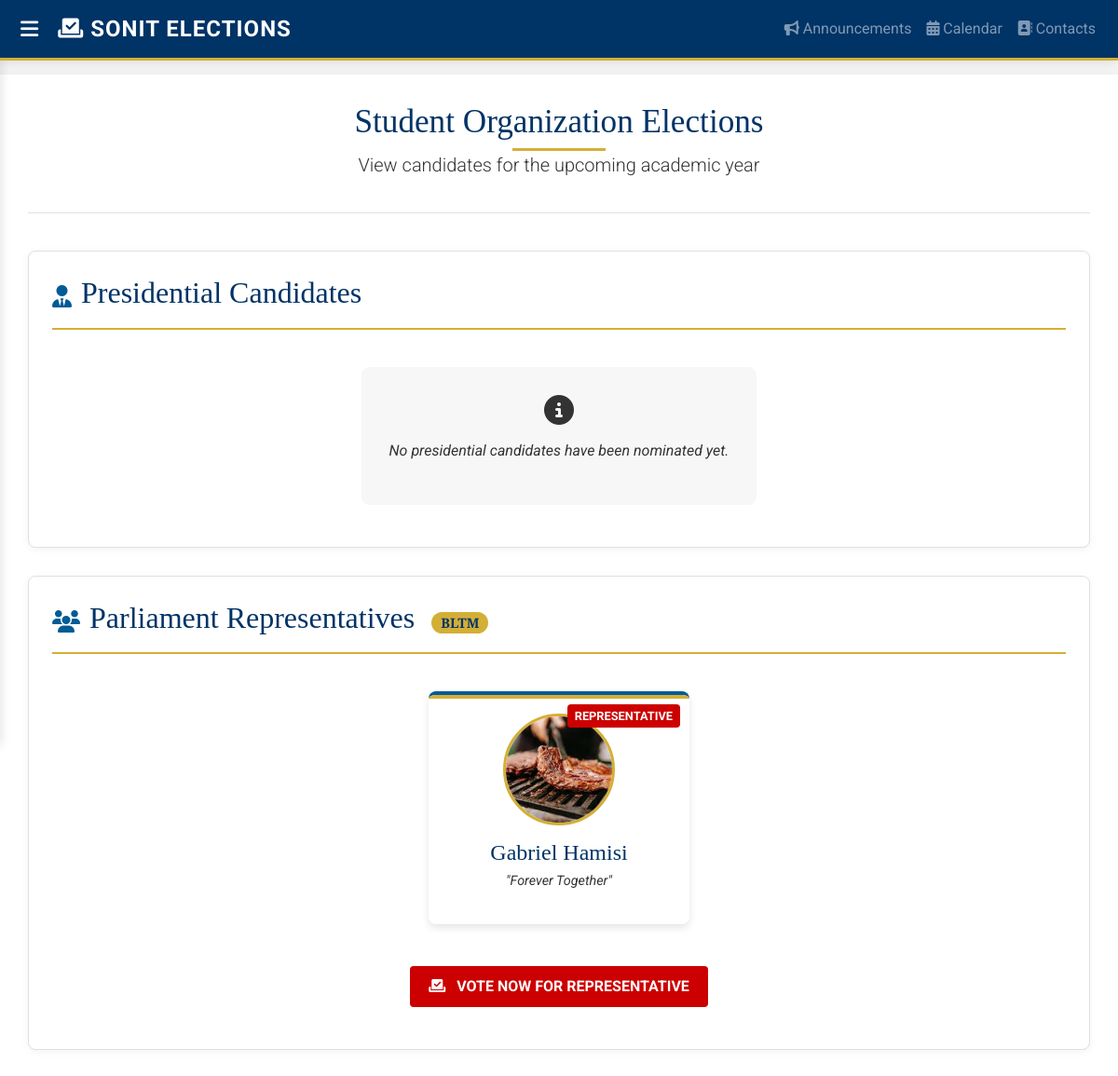
Page /election.php (signed in) on the committed database.
### tables this page shows
CREATE TABLE `students` (
  `first_name` varchar(50) DEFAULT NULL,
  `second_name` varchar(50) DEFAULT NULL,
  `last_name` varchar(50) DEFAULT NULL,
  `password` varchar(50) DEFAULT NULL,
  `course` varchar(50) DEFAULT NULL,
  `year_joined` int(11) DEFAULT NULL,
  `unique_no` int(11) NOT NULL,
  `reg_no` varchar(50) NOT NULL,
  `id` int(11) NOT NULL,
  `level` int(11) NOT NULL,
  `profile_pic` varchar(255) NOT NULL,
  `reference` varchar(255) NOT NULL,
  `email` varchar(255) NOT NULL,
  `phone` int(12) NOT NULL,
  `department` varchar(255) NOT NULL
);

CREATE TABLE `contestants` (
  `id` int(11) NOT NULL,
  `fullname` varchar(255) NOT NULL,
  `reg_number` varchar(50) NOT NULL,
  `course` varchar(100) NOT NULL,
  `level` varchar(50) NOT NULL,
  `position` varchar(50) NOT NULL,
  `reason` text NOT NULL,
  `motto` varchar(255) NOT NULL,
  `status` enum('Pending','Accepted','Declined') DEFAULT 'Pending',
  `image` varchar(255) NOT NULL
);

### election.php (the view, shortened to what this page needs)
<?php
$user_id = $_SESSION['user_id'];
$conn = new mysqli("localhost", "root", "", "studentsportal");
$courseQuery = "SELECT course FROM students WHERE id = '$user_id' LIMIT 1";
$courseResult = $conn->query($courseQuery);
$student = $courseResult->fetch_assoc();
$studentCourse = $student['course'];
$presidentQuery = "SELECT * FROM contestants WHERE position = 'President' AND status = 'Accepted'";
$presidentResult = $conn->query($presidentQuery);
$hasPresidents = $presidentResult->num_rows > 0;
$prQuery = "SELECT * FROM contestants WHERE position = 'Parliament Representative' AND course = '$studentCourse' AND status = 'Accepted'";
$prResult = $conn->query($prQuery);
$hasPRs = $prResult->num_rows > 0;
?>
<!DOCTYPE html>
<html lang="en">
<head>
    <link href="https://stackpath.bootstrapcdn.com/bootstrap/4.5.2/css/bootstrap.min.css" rel="stylesheet">
    <link rel="stylesheet" href="https://cdnjs.cloudflare.com/ajax/libs/font-awesome/6.4.0/css/all.min.css">
</head>
<body>
    <nav class="navbar navbar-expand-lg navbar-dark fixed-top">
        <button class="toggle-btn" onclick="toggleSidebar()"><i class="fas fa-bars"></i></button>
        <a class="navbar-brand" href="#">
            <i class="fas fa-vote-yea"></i> SONIT ELECTIONS
        </a>
        <div class="collapse navbar-collapse">
            <ul class="navbar-nav ml-auto">
                <li class="nav-item"><a class="nav-link" href="announcements.php"><i class="fas fa-bullhorn"></i> Announcements</a></li>
                <li class="nav-item"><a class="nav-link" href="calenders.php"><i class="fas fa-calendar-alt"></i> Calendar</a></li>
                <li class="nav-item"><a class="nav-link" href="contacts.php"><i class="fas fa-address-book"></i> Contacts</a></li>
            </ul>
        </div>
    </nav>
    <div class="content" id="content">
        <header>
            <h1>Student Organization Elections</h1>
            <p class="lead">View candidates for the upcoming academic year</p>
        </header>
        <section>
            <div class="section-title">
                <i class="fas fa-user-tie"></i>
                <h2>Presidential Candidates</h2>
            </div>
            <div class="candidate-section">
                <?php if ($hasPresidents): ?>
                    <?php while ($president = $presidentResult->fetch_assoc()): ?>
                    <div class="candidate-card">
                        <span class="position-badge">PRESIDENT</span>
                        <img src="<?php echo htmlspecialchars($president['image']); ?>" alt="<?php echo htmlspecialchars($president['fullname']); ?>">
                        <h4><?php echo htmlspecialchars($president['fullname']); ?></h4>
                        <p>"<?php echo htmlspecialchars($president['motto']); ?>"</p>
                    </div>
                    <?php endwhile; ?>
                    <div style="width: 100%; text-align: center;">
                        <a href="poll.php?position=president" class="vote-btn">
                            <i class="fas fa-vote-yea mr-2"></i> VOTE NOW FOR PRESIDENT
                        </a>
                    </div>
                <?php else: ?>
                    <div class="no-candidates">
                        <i class="fas fa-info-circle fa-2x mb-3"></i>
                        <p>No presidential candidates have been nominated yet.</p>
                    </div>
                <?php endif; ?>
            </div>
        </section>
        <section>
            <div class="section-title">
                <i class="fas fa-users"></i>
                <h2>Parliament Representatives <span class="course-badge"><?php echo htmlspecialchars($studentCourse); ?></span></h2>
            </div>
            <div class="candidate-section">
                <?php if ($hasPRs): ?>
                    <?php while ($pr = $prResult->fetch_assoc()): ?>
                    <div class="candidate-card">
                        <span class="position-badge">REPRESENTATIVE</span>
                        <img src="uploads/<?php echo htmlspecialchars($pr['image']); ?>" alt="<?php echo htmlspecialchars($pr['fullname']); ?>">
                        <h4><?php echo htmlspecialchars($pr['fullname']); ?></h4>
                        <p>"<?php echo htmlspecialchars($pr['motto']); ?>"</p>
                    </div>
                    <?php endwhile; ?>
                    <div style="width: 100%; text-align: center;">
                        <a href="poll.php?position=pr" class="vote-btn">
                            <i class="fas fa-vote-yea mr-2"></i> VOTE NOW FOR REPRESENTATIVE
                        </a>
                    </div>
                <?php endif; ?>
            </div>
        </section>
    </div>
</body>
</html>

### election.php (style rules this page uses)
:root { --primary-blue: #003366; --secondary-blue: #005b96; --accent-gold: #d4af37; --light-gray: #f5f5f5; --dark-gray: #333333; --official-red: #cc0000; }
body { background-color: var(--light-gray); color: var(--dark-gray); font-family: 'Roboto', sans-serif; padding-top: 80px; }
h1, h2, h3, h4 { font-family: 'Playfair Display', serif; color: var(--primary-blue); }
.navbar { background-color: var(--primary-blue); box-shadow: 0 2px 10px rgba(0, 0, 0, 0.1); border-bottom: 3px solid var(--accent-gold); }
.navbar-brand { font-weight: 700; letter-spacing: 1px; font-size: 1.5rem; }
.content { margin-left: 0; transition: margin-left 0.3s; padding: 30px; background-color: white; min-height: calc(100vh - 80px); box-shadow: 0 0 15px rgba(0, 0, 0, 0.05); }
.toggle-btn { background: transparent; border: none; color: white; font-size: 22px; cursor: pointer; margin-right: 15px; }
.candidate-section { display: flex; flex-wrap: wrap; gap: 25px; justify-content: center; padding: 20px 0; }
.candidate-card { background: white; border-radius: 8px; padding: 20px; width: 280px; box-shadow: 0 4px 8px rgba(0, 0, 0, 0.1); transition: transform 0.2s; border-top: 4px solid var(--secondary-blue); position: relative; overflow: hidden; }
.candidate-card::before { content: ''; position: absolute; top: 0; left: 0; width: 100%; height: 4px; background: var(--accent-gold); }
.candidate-card img { width: 120px; height: 120px; border-radius: 50%; margin: 0 auto 15px; display: block; border: 3px solid var(--accent-gold); object-fit: cover; }
.candidate-card h4 { color: var(--primary-blue); text-align: center; margin-bottom: 5px; }
.candidate-card p { color: var(--dark-gray); text-align: center; font-size: 0.9rem; font-style: italic; }
.position-badge { position: absolute; top: 10px; right: 10px; background: var(--official-red); color: white; padding: 3px 8px; border-radius: 4px; font-size: 0.8rem; font-weight: bold; }
header { text-align: center; margin-bottom: 40px; padding-bottom: 20px; border-bottom: 1px solid #e0e0e0; }
header h1 { font-size: 2.2rem; margin-bottom: 10px; color: var(--primary-blue); position: relative; display: inline-block; }
header h1::after { content: ''; position: absolute; bottom: -10px; left: 50%; transform: translateX(-50%); width: 100px; height: 3px; background: var(--accent-gold); }
section { background: white; padding: 25px; border-radius: 8px; margin-bottom: 30px; box-shadow: 0 2px 10px rgba(0, 0, 0, 0.05); border: 1px solid #e0e0e0; }
.section-title { display: flex; align-items: center; margin-bottom: 20px; padding-bottom: 10px; border-bottom: 2px solid var(--accent-gold); }
.section-title i { margin-right: 10px; color: var(--secondary-blue); font-size: 1.5rem; }
.no-candidates { text-align: center; padding: 30px; background: rgba(0, 0, 0, 0.03); border-radius: 8px; font-style: italic; color: var(--dark-gray); }
.course-badge { background: var(--accent-gold); color: var(--primary-blue); padding: 3px 10px; border-radius: 20px; font-size: 0.9rem; font-weight: bold; display: inline-block; margin-left: 10px; }
.vote-btn { display: block; margin: 20px auto 0; padding: 10px 20px; background-color: var(--official-red); color: white; border: none; border-radius: 4px; font-weight: bold; cursor: pointer; transition: all 0.3s; text-align: center; width: fit-content; }

### rows in the picture
students: course "BLTM"
contestants: image (picture), fullname "Gabriel Hamisi", motto "Forever Together"
